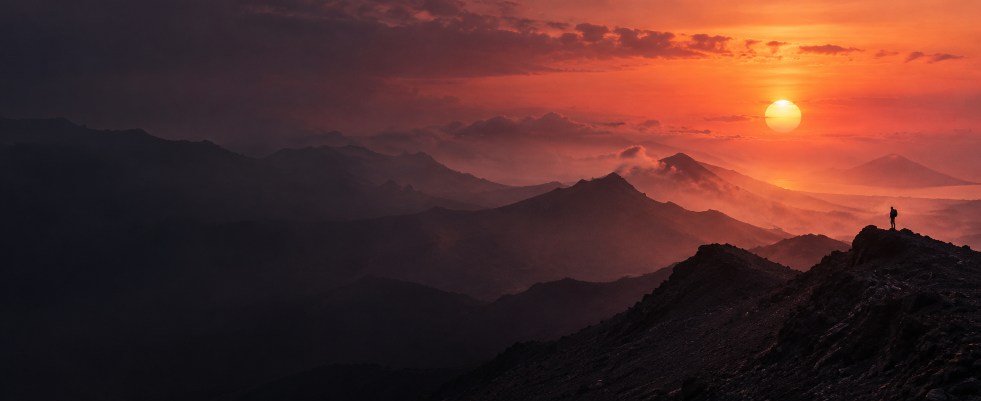
#> input picture dist/assets/hero.png, 1961 x 802 px (shown at 1/2 size)
$ python build-player-backgrounds.py
#> lines starting #> are read from the running program, lines starting #| are printed output that depends on the picture
"""Pre-render the soft full-player backgrounds from the existing cover art."""

from pathlib import Path

from PIL import Image, ImageFilter, ImageOps


assets = Path(__file__).resolve().parents[1] / "dist" / "assets"

for source in ("hero.png", "cover-coast.jpg", "cover-night.jpg", "cover-bloom.jpg", "cover-dunes.jpg", "cover-forest.jpg"):
    with Image.open(assets / source) as image:
        # The source image stays sharp in the cover. This small derivative is
        # blurred once at build time instead of filtering a viewport-sized layer.
#> image is the input picture: PIL image 1961x802 RGB; mean R, G, B 82.6, 45.3, 41.2
        background = ImageOps.fit(image.convert("RGB"), (480, 320), method=Image.Resampling.LANCZOS)
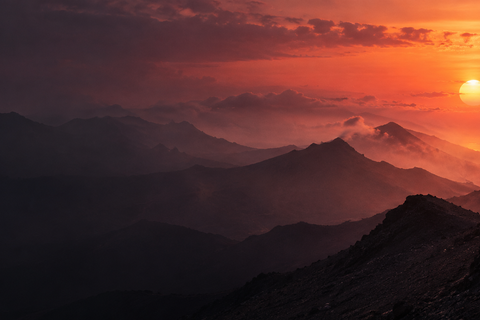
#> background: PIL image 480x320 RGB; mean R, G, B 83.5, 45.6, 42.4
        background = background.filter(ImageFilter.GaussianBlur(24))
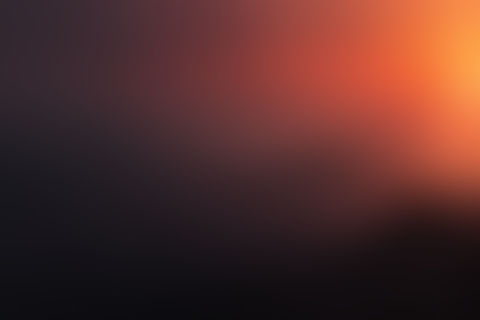
#> background: PIL image 480x320 RGB; mean R, G, B 83.5, 45.6, 42.4
        background.save(assets / f"bg-{Path(source).stem}.webp", "WEBP", quality=76, method=6)
#> pass 2 of the loop `for source in ("hero.png", "cover-coast.jpg", "cover-night.jpg", "cove..`:
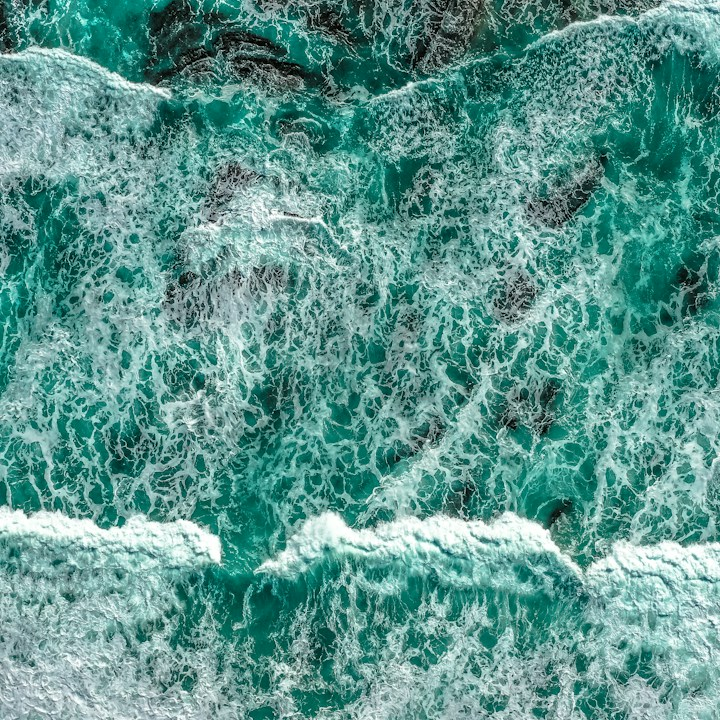
#> input picture dist/assets/cover-coast.jpg, 720 x 720 px
#> image is the input picture: PIL image 720x720 RGB; mean R, G, B 92.3, 149.7, 142.7
#> `background = ImageOps.fit(image.convert("RGB"), (480, 320), method=Ima..`:
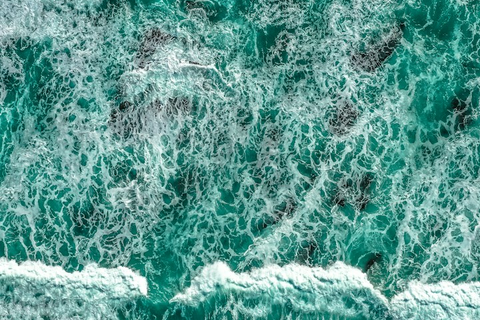
#> background: PIL image 480x320 RGB; mean R, G, B 93.6, 153.7, 146.2
#> `background = background.filter(ImageFilter.GaussianBlur(24))`:
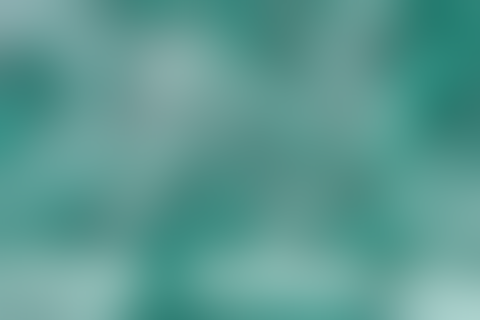
#> background: PIL image 480x320 RGB; mean R, G, B 92.9, 153.3, 145.8
#> pass 3 of the loop `for source in ("hero.png", "cover-coast.jpg", "cover-night.jpg", "cove..`:
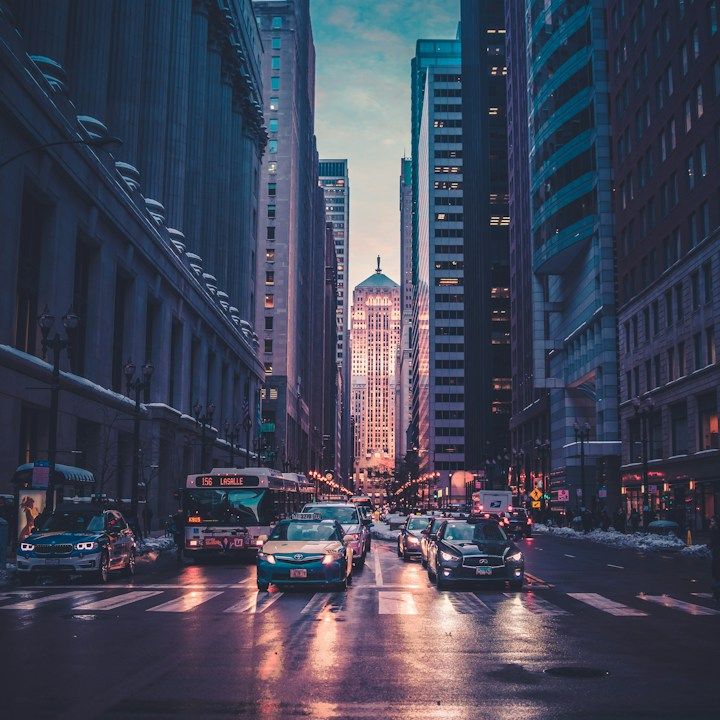
#> input picture dist/assets/cover-night.jpg, 720 x 720 px
#> image is the input picture: PIL image 720x720 RGB; mean R, G, B 65.3, 69, 86.9
#> `background = ImageOps.fit(image.convert("RGB"), (480, 320), method=Ima..`:
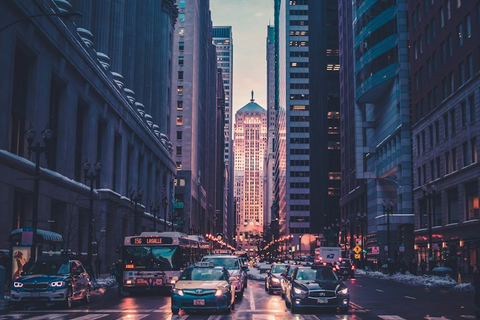
#> background: PIL image 480x320 RGB; mean R, G, B 62.8, 66.2, 84.8
#> `background = background.filter(ImageFilter.GaussianBlur(24))`:
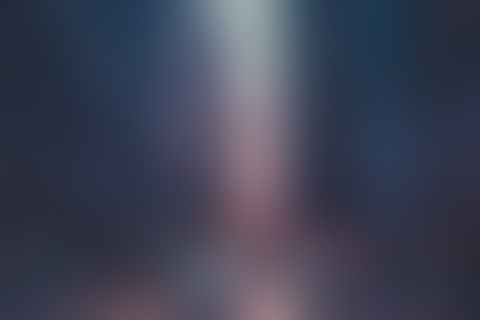
#> background: PIL image 480x320 RGB; mean R, G, B 63.2, 66.6, 85.2
#> the loop made 6 passes; the first 3 are shown
